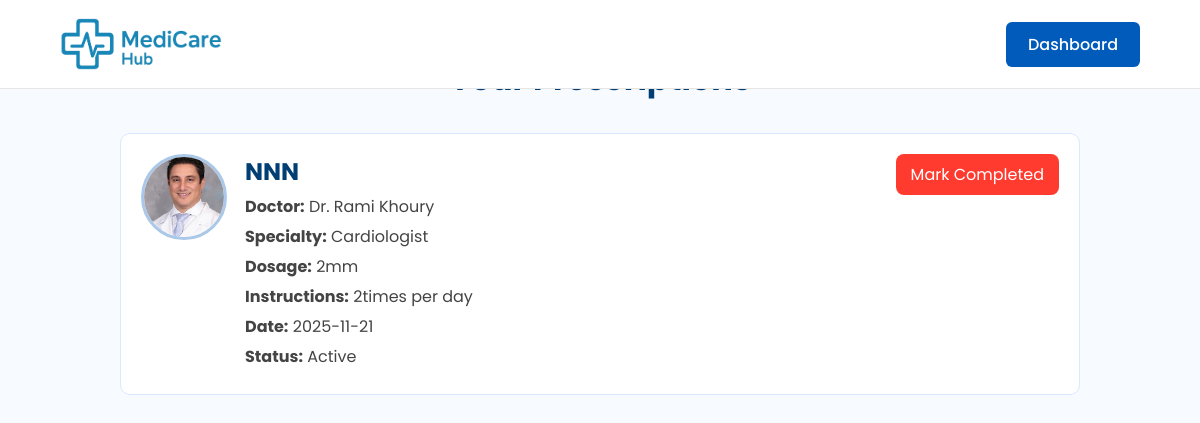
Page /front/prescriptions.php (signed in) on the committed database.
### tables this page shows
CREATE TABLE `Prescriptions` (
  `Prescription_id` int(11) NOT NULL,
  `Patient_id` int(11) NOT NULL,
  `Doctor_id` int(11) NOT NULL,
  `Medication_name` varchar(200) NOT NULL,
  `Dosage` varchar(100) NOT NULL,
  `Instructions` text NOT NULL,
  `Date_prescribed` date NOT NULL,
  `Status` varchar(20) NOT NULL DEFAULT 'active'
);

CREATE TABLE `Doctors` (
  `Doctor_id` int(11) NOT NULL,
  `First_name` varchar(100) NOT NULL,
  `Last_name` varchar(100) NOT NULL,
  `Specialty` varchar(100) NOT NULL,
  `Phone` varchar(100) NOT NULL,
  `Email` varchar(100) NOT NULL,
  `Photo` varchar(255) DEFAULT NULL,
  `About` text DEFAULT NULL,
  `Department_id` int(11) NOT NULL,
  `Password` varchar(255) NOT NULL
);

### front/prescriptions.php (the view, shortened to what this page needs)
<?php
require "../Backend/dbconx.php";
$patient_id = $_SESSION["id"];
$stmt = $pdo->prepare("
    SELECT P.*, D.First_name, D.Last_name, D.Specialty, D.Photo
    FROM Prescriptions P
    JOIN Doctors D ON P.Doctor_id = D.Doctor_id
    WHERE P.Patient_id = ?
    ORDER BY P.Date_prescribed DESC
");
$stmt->execute([$patient_id]);
$pres = $stmt->fetchAll(PDO::FETCH_ASSOC);
?>
<!DOCTYPE html>
<html>
<head>
<link rel="stylesheet" href="styling.css">
</head>
<body>
<div class="navbar">
    <img src="../medias/logo.png">
    <a class="login-btn" href="patientDashboard.php">Dashboard</a>
</div>
<h1>Your Prescriptions</h1>
<div class="container">
<?php if (count($pres) == 0): ?>
    <p class="empty">No prescriptions available.</p>
<?php else: ?>
    <?php foreach ($pres as $p): ?>
        <div class="card">
            <img src="../medias/drimages/<?php echo $p["Photo"]; ?>">
            <div class="info">
                <h2><?php echo $p["Medication_name"]; ?></h2>
                <p><strong>Doctor:</strong> Dr. <?php echo $p["First_name"] . " " . $p["Last_name"]; ?></p>
                <p><strong>Specialty:</strong> <?php echo $p["Specialty"]; ?></p>
                <p><strong>Dosage:</strong> <?php echo $p["Dosage"]; ?></p>
                <p><strong>Instructions:</strong> <?php echo $p["Instructions"]; ?></p>
                <p><strong>Date:</strong> <?php echo $p["Date_prescribed"]; ?></p>
                <p><strong>Status:</strong> <?php echo ucfirst($p["Status"]); ?></p>
            </div>
            <?php if ($p["Status"] === "active"): ?>
            <a href="cancelPrescription.php?id=<?php echo $p['Prescription_id']; ?>"
               class="end-btn"
               onclick="return confirm('Mark this prescription as completed?');">
                Mark Completed
            </a>
            <?php endif; ?>
        </div>
    <?php endforeach; ?>
<?php endif; ?>
</div>
</body>
</html>

### front/styling.css (style rules this page uses)
body { padding-top: 15px; margin: 0; font-family: 'Poppins', sans-serif; background: #ffffff; }
.navbar { position:fixed; top: 0; left: 0; width: 90%; z-index: 999; display: flex; justify-content: space-between; align-items: center; padding: 18px 60px; background: #ffffff; border-bottom: 1px solid #e5e5e5; }
.login-btn { background: #005bbb; color: white; padding: 10px 22px; border-radius: 6px; text-decoration: none; font-weight: 500; }
.navbar { width: 100%; padding: 15px 20px; box-sizing: border-box; }

### front/prescriptions.php (style rules this page uses)
body { margin:0; font-family:'Poppins', sans-serif; background:#f7faff; }
.navbar { display:flex; justify-content:space-between; padding:18px 60px; background:white; border-bottom:1px solid #e5e5e5; }
.navbar img { width:15%; }
h1 { text-align:center; margin-top:40px; color:#003e74; }
.container { width:80%; margin:30px auto; }
.card { background:white; padding:20px; border:1px solid #d7eaff; border-radius:10px; margin-bottom:20px; display:flex; gap:18px; }
.card img { width:80px; height:80px; border-radius:50%; object-fit:cover; border:3px solid #005bbb55; }
.info { flex:1; }
.info h2 { margin:0; color:#003e74; }
.info p { margin:5px 0; color:#444; }
.end-btn { padding:8px 15px; background:#ff3b30; color:white; border-radius:8px; text-decoration:none; height:fit-content; }

### rows in the picture
prescriptions: Doctor.Photo (picture), Medication_name "NNN", Doctor.First_name "Rami", Doctor.Last_name "Khoury", Doctor.Specialty "Cardiologist", Dosage "2mm", Instructions "2times per day", Date_prescribed "2025-11-21", Status "Active"
